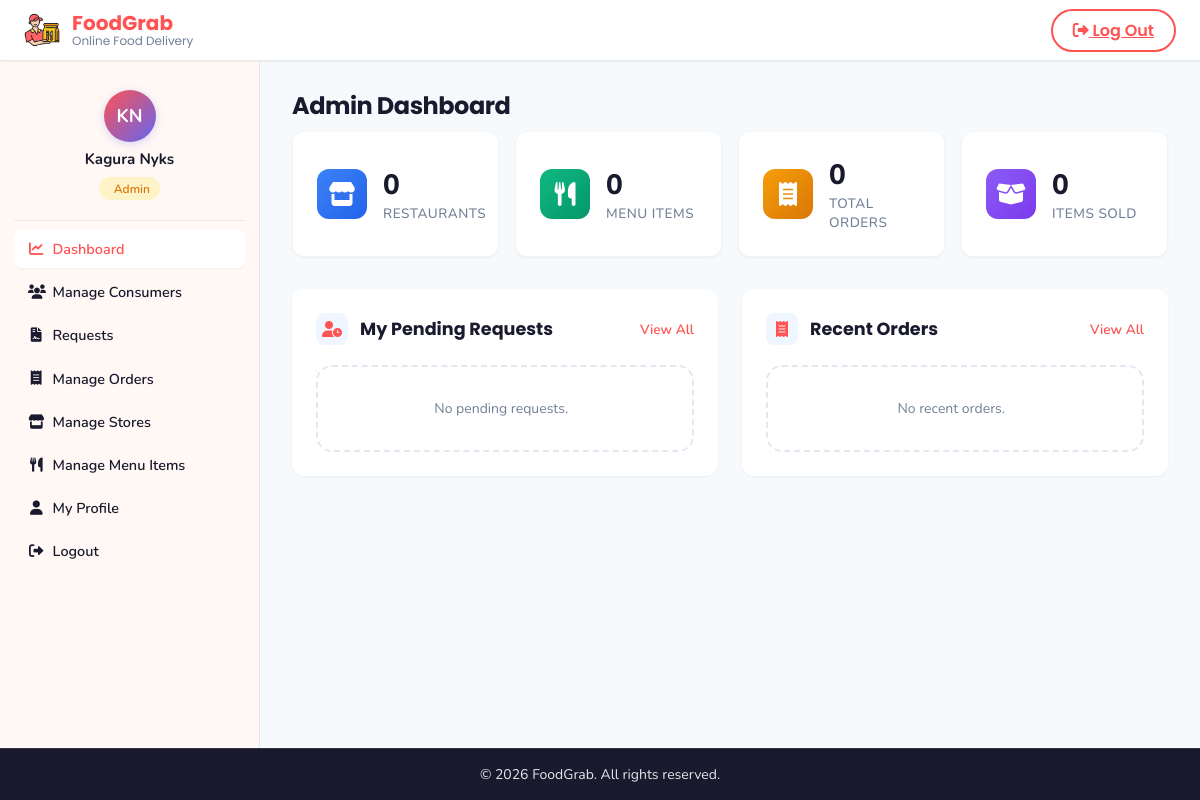
The app's page /php/admin/index.php (signed in), older data.
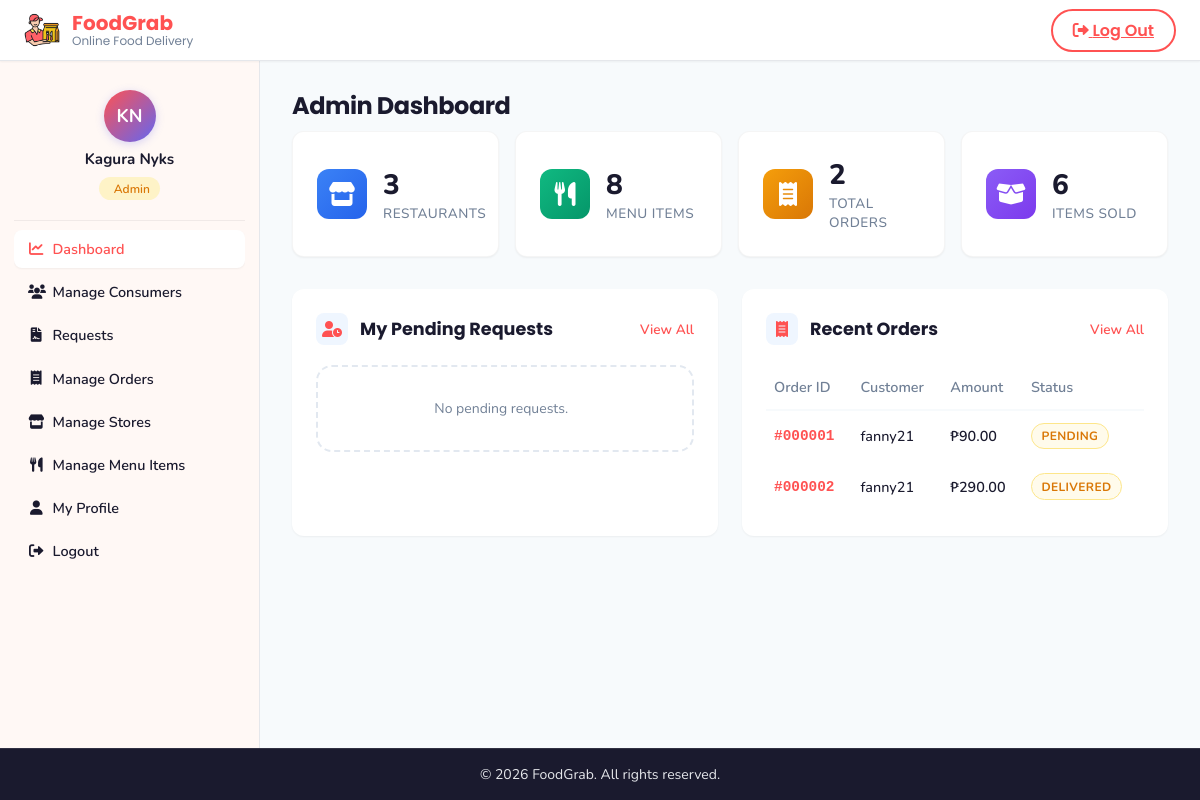
The same page, newer data.
### tables this page shows
CREATE TABLE `orders` (
  `id` int(11) NOT NULL,
  `user_id` varchar(11) NOT NULL,
  `restaurant_id` int(11) NOT NULL,
  `status` enum('pending','confirmed','preparing','out_for_delivery','delivered','cancelled') NOT NULL DEFAULT 'pending',
  `total_amount` decimal(10,2) NOT NULL DEFAULT 0.00,
  `delivery_address` text NOT NULL,
  `notes` text DEFAULT NULL,
  `payment_method_id` int(11) DEFAULT NULL,
  `created_at` datetime NOT NULL DEFAULT current_timestamp(),
  `updated_at` datetime NOT NULL DEFAULT current_timestamp() ON UPDATE current_timestamp()
);

CREATE TABLE `users` (
  `id` varchar(11) NOT NULL,
  `firstName` varchar(50) NOT NULL,
  `lastName` varchar(50) NOT NULL,
  `middleInitial` varchar(1) DEFAULT NULL,
  `extension` varchar(10) DEFAULT NULL,
  `sex` enum('male','female') NOT NULL,
  `birthdate` date NOT NULL,
  `age` int(11) NOT NULL,
  `purok` varchar(50) NOT NULL,
  `barangay` varchar(50) NOT NULL,
  `city` varchar(50) NOT NULL,
  `province` varchar(50) NOT NULL,
  `zipCode` varchar(10) NOT NULL,
  `country` varchar(50) NOT NULL,
  `username` varchar(50) NOT NULL,
  `email` varchar(100) NOT NULL,
  `password` varchar(255) NOT NULL,
  `secure_question` varchar(100) DEFAULT NULL,
  `secure_answer` varchar(255) DEFAULT NULL,
  `secure_question2` varchar(100) DEFAULT NULL,
  `secure_answer2` varchar(255) DEFAULT NULL,
  `secure_question3` varchar(100) DEFAULT NULL,
  `secure_answer3` varchar(255) DEFAULT NULL,
  `role` enum('consumer','admin','superadmin') NOT NULL DEFAULT 'consumer',
  `is_blocked` tinyint(1) NOT NULL DEFAULT 0,
  `status` enum('pending','active','rejected') DEFAULT 'active'
);

### php/admin/index.php (the view, shortened to what the rows shown need)
<?php
require_once __DIR__ . '/../database/db_connect.php';
$recentOrders = $conn->query("SELECT o.id, o.total_amount, o.status, o.created_at, u.username
                              FROM orders o
                              JOIN users u ON o.user_id = u.id
                              ORDER BY o.created_at DESC
                              LIMIT 5");
?>
<!DOCTYPE html>
<html lang="en">
<head>
    <link rel="stylesheet" href="../../css/design-system.css">
    <link rel="stylesheet" href="../../css/dashboard.css">
    <link rel="stylesheet" href="https://cdnjs.cloudflare.com/ajax/libs/font-awesome/6.0.0/css/all.min.css">
</head>
<body>
    <div class="dashboard-container">
        <main class="dashboard-main">
            <h1 class="page-title">Admin Dashboard</h1>
            <div class="dashboard-widgets" style="display: grid; grid-template-columns: repeat(auto-fit, minmax(400px, 1fr)); gap: 1.5rem;">
                <div class="widget-card">
                    <div class="section-header">
                        <h2 class="section-title">
                            <div class="widget-icon"><i class="fa-solid fa-user-clock"></i></div>
                            My Pending Requests
                        </h2>
                    </div>
                </div>
                <div class="widget-card">
                    <div class="section-header">
                        <h2 class="section-title">
                            <div class="widget-icon"><i class="fa-solid fa-receipt"></i></div>
                            Recent Orders
                        </h2>
                    </div>
                    <?php if ($recentOrders && $recentOrders->num_rows > 0): ?>
                        <table style="width: 100%; border-collapse: collapse; font-size: 0.9rem;">
                            <thead>
                                <tr style="border-bottom: 2px solid var(--bg-body); text-align: left; color: var(--text-muted);">
                                    <th style="padding: 0.75rem 0.5rem; font-weight: 600;">Order ID</th>
                                    <th style="padding: 0.75rem 0.5rem; font-weight: 600;">Customer</th>
                                    <th style="padding: 0.75rem 0.5rem; font-weight: 600;">Amount</th>
                                    <th style="padding: 0.75rem 0.5rem; font-weight: 600;">Status</th>
                                </tr>
                            </thead>
                            <tbody>
                                <?php while ($o = $recentOrders->fetch_assoc()): ?>
                                    <tr style="border-bottom: 1px solid var(--border-color);">
                                        <td style="padding: 0.75rem 0.5rem; font-family: monospace; font-weight: 600; color: var(--primary-color);">
                                            #<?php echo str_pad($o['id'], 6, '0', STR_PAD_LEFT); ?>
                                        </td>
                                        <td style="padding: 0.75rem 0.5rem; color: var(--text-heading); font-weight: 500;">
                                            <?php echo htmlspecialchars($o['username']); ?>
                                        </td>
                                        <td style="padding: 0.75rem 0.5rem; font-weight: 600;">
                                            ₱<?php echo number_format($o['total_amount'], 2); ?>
                                        </td>
                                        <td style="padding: 0.75rem 0.5rem;">
                                            <?php
        $sClass = 'status-pending';
?>
                                            <span class="status-badge no-dot <?php echo $sClass; ?>"><?php echo ucfirst($o['status']); ?></span>
                                        </td>
                                    </tr>
                                <?php
    endwhile; ?>
                            </tbody>
                        </table>
                    <?php
else: ?>
                        <div class="empty-state" style="padding: 2rem; text-align: center; border: 2px dashed var(--border-light); border-radius: var(--radius-lg);">
                            <p style="color: var(--text-muted); margin: 0;">No recent orders.</p>
                        </div>
                    <?php
endif; ?>
                </div>
            </div>
        </main>
    </div>
</body>
</html>

Row changes from the older to the newer data that the page shows:
added orders: id "000001", user.username "fanny21", total_amount "90.00", status "PENDING"
added orders: id "000002", user.username "fanny21", total_amount "290.00", status "DELIVERED"
Text that changed along with them:
$stats['restaurants']: "0" → "3"
$stats['menu_items']: "0" → "8"
$stats['orders_total']: "0" → "2"
$stats['items_sold']: "0" → "6"
text no longer shown: "No recent orders."
text now shown: "Order ID Customer Amount Status"
